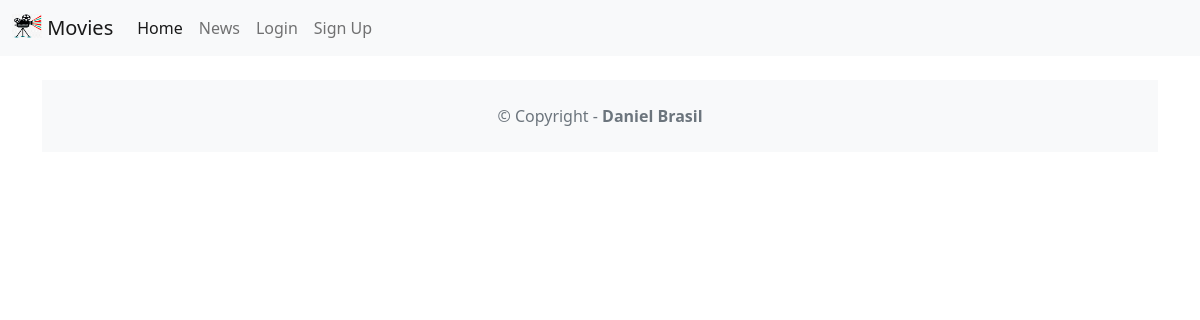
Before: /news/ with the older database file.
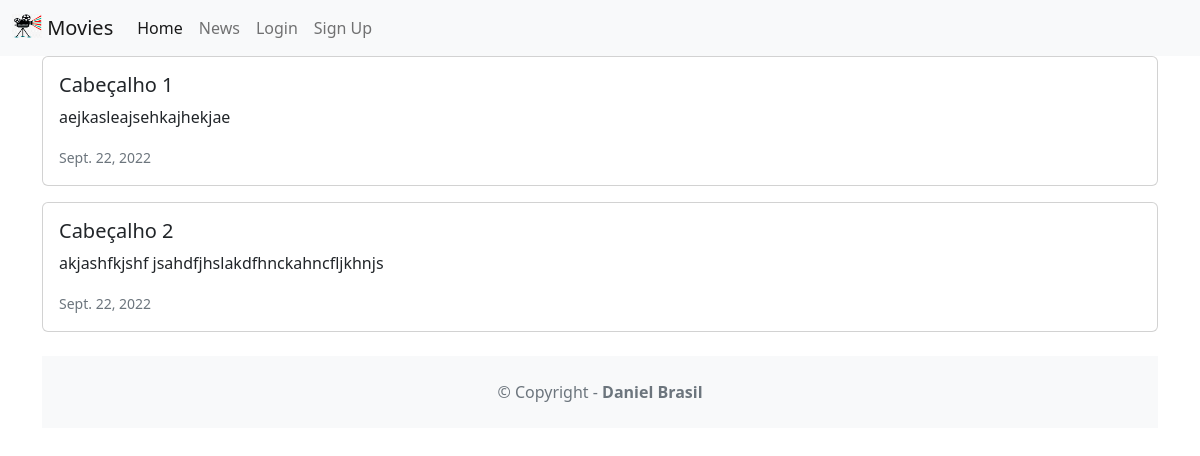
After: the same page with the newer database file.
### news/models.py (models this page shows, shortened)
class News(models.Model):
    headline = models.CharField(max_length=200)
    body = models.TextField()
    date = models.DateField()

### news/views.py (the view)
# urls.py: path('news/', include('news.urls')),
def news(request):
    newss = News.objects.all().order_by('-date')
    return render(request, 'news.html', {'newss':newss})

### news/templates/news.html
{% extends 'base.html' %}
{% block content %}
{% for news in newss %}
    <div class="card mb-3">
        <div class="row g-0">
            <div>
                <div class="card-body">
                    <h5 class="card-title">{{ news.headline }}</h5>
                    <p class="card-text">{{ news.body }}</p>
                    <p class="card-text"><small class="text-muted">{{ news.date }}</small></p>
                </div>
            </div>
        </div>
    </div>
{% endfor %}
{% endblock content %}

Changed rows visible on the page:
added News: headline "Cabeçalho 1", body "aejkasleajsehkajhekjae", date "Sept. 22, 2022"
added News: headline "Cabeçalho 2", body "akjashfkjshf jsahdfjhslakdfhnckahncfljkhnjs", date "Sept. 22, 2022"
